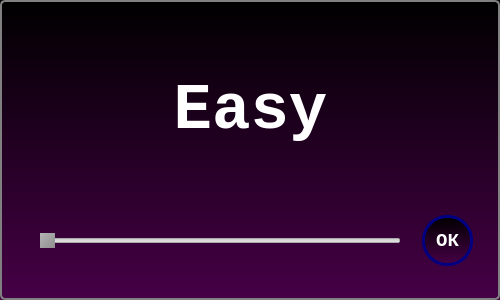
<?xml version="1.0" encoding="UTF-8"?>
<ui version="4.0">
 <class>Difficulty</class>
 <widget class="QDialog" name="Difficulty">
  <property name="geometry">
   <rect>
    <x>0</x>
    <y>0</y>
    <width>500</width>
    <height>300</height>
   </rect>
  </property>
  <property name="windowTitle">
   <string>Dialog</string>
  </property>
  <property name="styleSheet">
   <string notr="true">background: qlineargradient( x1:0 y1:0, x2:0 y2:1, stop:0 black, stop:1 rgb(70, 0, 70));
border: 2px solid gray;
border-radius: 5px;</string>
  </property>
  <property name="modal">
   <bool>true</bool>
  </property>
  <widget class="QSlider" name="slider">
   <property name="geometry">
    <rect>
     <x>40</x>
     <y>230</y>
     <width>361</width>
     <height>22</height>
    </rect>
   </property>
   <property name="styleSheet">
    <string notr="true">QSlider {
	border: none;
    background: none;
}

QSlider::groove:horizontal {
    height: 6px; /* the groove expands to the size of the slider by default. by giving it a height, it has a fixed size */
    /*background: qlineargradient(x1:0, y1:0, x2:0, y2:1, stop:0 #B1B1B1, stop:1 #c4c4c4);*/
    margin: 2px 0;
}

QSlider::handle:horizontal {
    background: qlineargradient(x1:0, y1:0, x2:1, y2:1, stop:0 #b4b4b4, stop:1 #8f8f8f);
    width: 18px;
    margin: -2px 0; /* handle is placed by default on the contents rect of the groove. Expand outside the groove */
}</string>
   </property>
   <property name="minimum">
    <number>1</number>
   </property>
   <property name="maximum">
    <number>5</number>
   </property>
   <property name="orientation">
    <enum>Qt::Horizontal</enum>
   </property>
  </widget>
  <widget class="QLabel" name="difficultyLabel">
   <property name="geometry">
    <rect>
     <x>0</x>
     <y>50</y>
     <width>501</width>
     <height>121</height>
    </rect>
   </property>
   <property name="font">
    <font>
     <family>Courier New</family>
     <pointsize>48</pointsize>
     <weight>75</weight>
     <bold>true</bold>
    </font>
   </property>
   <property name="styleSheet">
    <string notr="true">background:none;
color: white;
border: none;</string>
   </property>
   <property name="frameShape">
    <enum>QFrame::NoFrame</enum>
   </property>
   <property name="text">
    <string>Easy</string>
   </property>
   <property name="alignment">
    <set>Qt::AlignCenter</set>
   </property>
  </widget>
  <widget class="QPushButton" name="okay">
   <property name="geometry">
    <rect>
     <x>422</x>
     <y>215</y>
     <width>51</width>
     <height>51</height>
    </rect>
   </property>
   <property name="minimumSize">
    <size>
     <width>0</width>
     <height>0</height>
    </size>
   </property>
   <property name="font">
    <font>
     <family>Courier New</family>
     <pointsize>14</pointsize>
     <weight>75</weight>
     <italic>false</italic>
     <bold>true</bold>
    </font>
   </property>
   <property name="toolTip">
    <string/>
   </property>
   <property name="toolTipDuration">
    <number>4000</number>
   </property>
   <property name="statusTip">
    <string/>
   </property>
   <property name="styleSheet">
    <string notr="true">QPushButton {
border-style: outset;
     padding: 6px;
     border: 1px solid #404040;
     border-width: 3px;
     border-radius: 25px;
	 outline: none;
     background-color: qlineargradient(x1: 0, y1: 0, x2: 0, y2: 1,
                                       stop: 0 #999999, stop: 1 #404040);
	color: white;
}

QPushButton:pressed {
	 color:rgb(200,200,200);
     background-color: qlineargradient(x1: 0, y1: 0, x2: 0, y2: 1,
                                       stop: 0 #404040, stop: 1 #999999);
 }

QPushButton:disabled {
	color:rgb(200,200,200);
	background-color: qlineargradient(x1: 0, y1: 0, x2: 0, y2: 1,
									  stop: 0 #555555, stop: 1 #999999);
}

 QPushButton:hover {
     border-color: green;
 }

 QPushButton:default {
     border-color: navy; /* делаем кнопку по умолчанию выпуклой */
 }</string>
   </property>
   <property name="text">
    <string>ОК</string>
   </property>
  </widget>
 </widget>
 <resources/>
 <connections/>
</ui>
